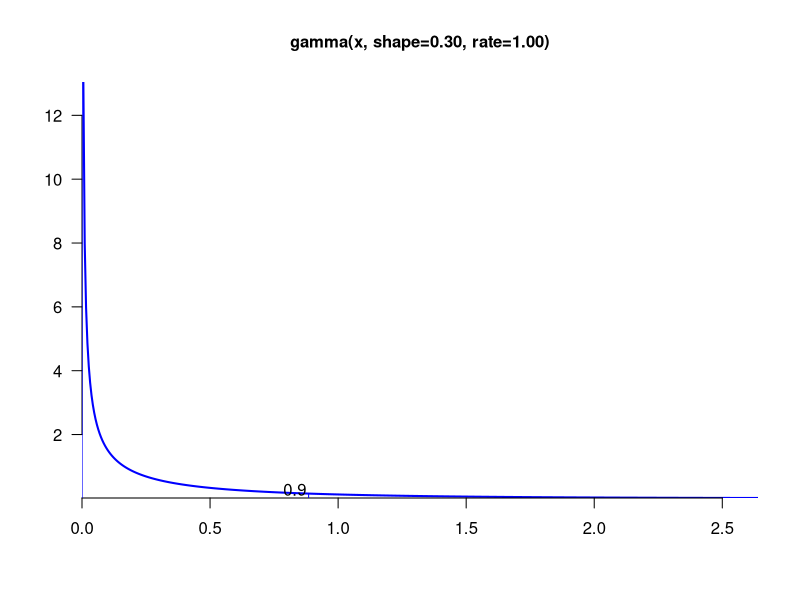
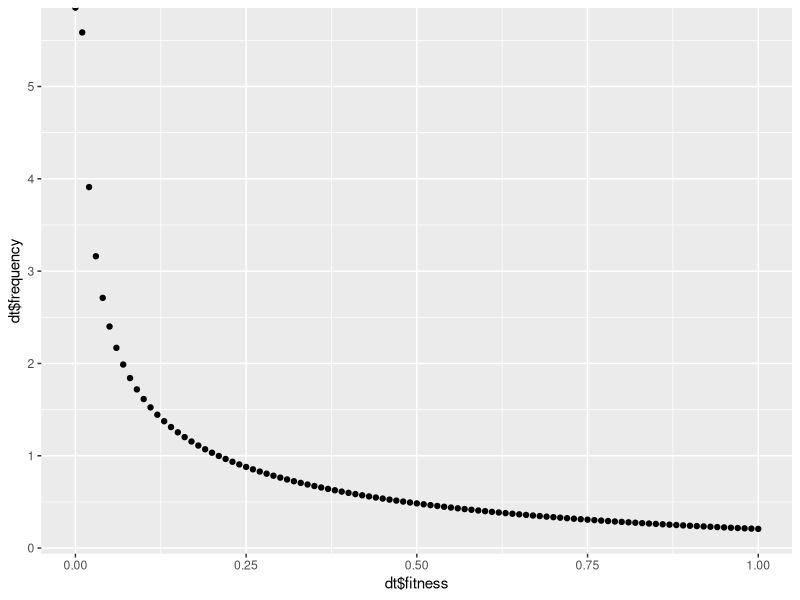
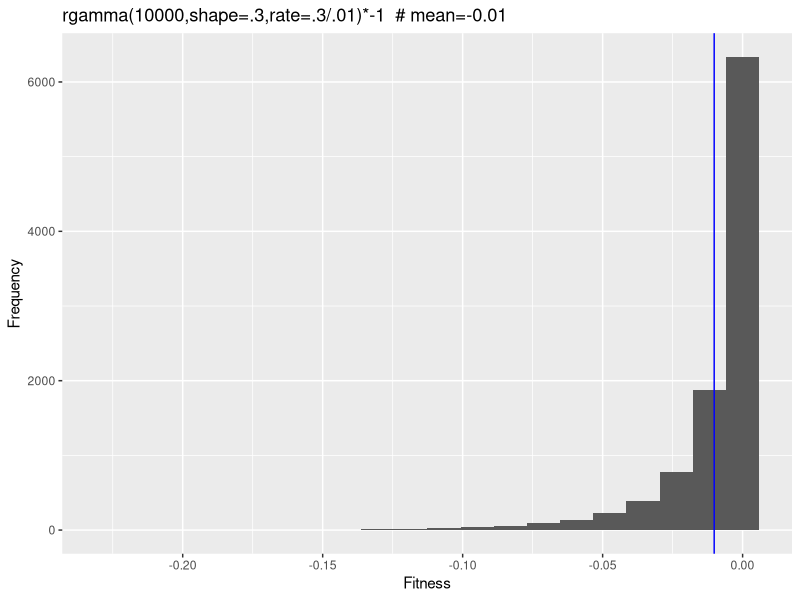
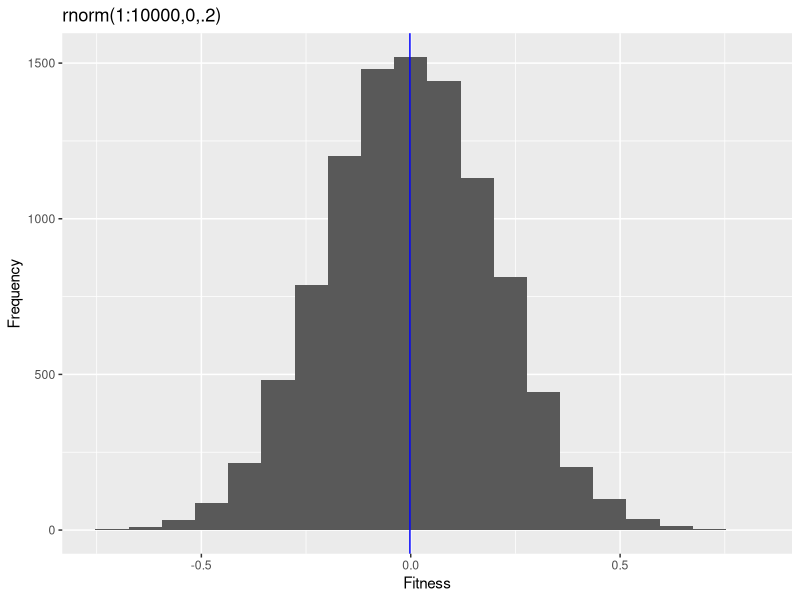
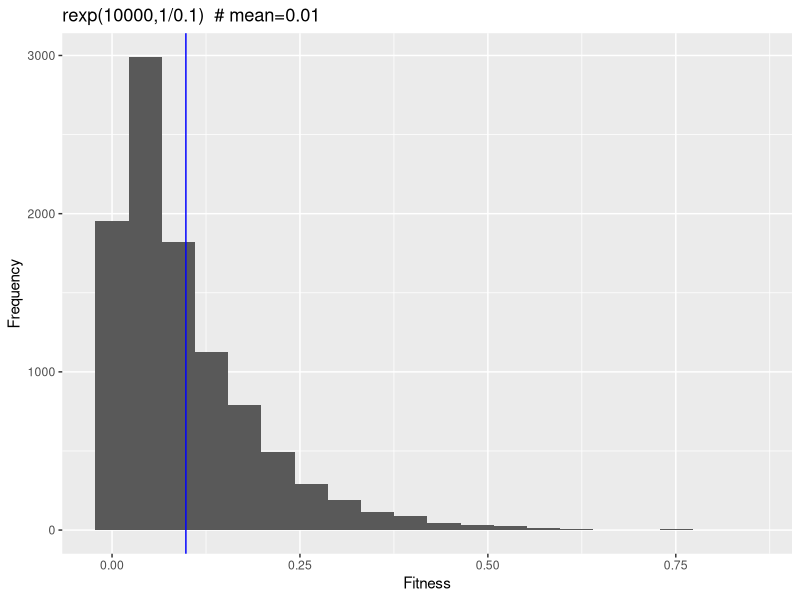

The R script that drew these images, in order:
library(dplyr)
library(ggplot2)
library(cowplot)

plotGamma <- function(shape=2, rate=0.5, to=0.99, p=c(0.1, 0.9), cex=1, ...){
  to <- qgamma(p=to, shape=shape, rate=rate)
  curve(dgamma(x, shape, rate), from=0, to=to, n=500, type="l", 
        main=sprintf("gamma(x, shape=%1.2f, rate=%1.2f)", shape, rate),
        bty="n", xaxs="i", yaxs="i", col="blue", xlab="", ylab="", 
        las=1, lwd=2, cex=cex, cex.axis=cex, cex.main=cex, ...)
  gx <- qgamma(p=p,  shape=shape, rate=rate)
  gy <- dgamma(x=gx, shape=shape, rate=rate)
  for(i in seq_along(p)) { lines(x=rep(gx[i], 2), y=c(0, gy[i]), col="blue") }
  for(i in seq_along(p)) { text(x=gx[i], 0, p[i], adj=c(1.1, -0.2), cex=cex) }
}

plotGamma(.3,1)


qgamma(p=.99, shape=.5, rate=1)

dt <- data.frame(fitness=0:100/100,
                 frequency=dgamma(0:100/100, shape = .5))
qplot(dt$fitness,dt$frequency)

myfun <- 'rgamma(10000,shape=.3,rate=.3/.01)*-1  # mean=-0.01'
x <- eval(parse(text=myfun))
## x <- x/max(x)
qplot(x,bins=20)+labs(x="Fitness",y='Frequency',title=myfun)+
    geom_vline(aes(xintercept=mean(x)),color='blue')


myfun <- 'rnorm(1:10000,0,.2)'
x <- eval(parse(text=myfun))
## x <- x/max(x)
qplot(x,bins=20)+labs(x="Fitness",y='Frequency',title=myfun)+
    geom_vline(aes(xintercept=mean(x)),color='blue')


myfun <- 'rexp(10000,1/0.1)  # mean=0.01'           # in eidos: rexp(10000,0.02), 0.02 is the mean, 1/0.02 is
                                        # the rate
x <- eval(parse(text=myfun))
## x <- x/max(x)
qplot(x,bins=20)+labs(x="Fitness",y='Frequency',title=myfun)+
    geom_vline(aes(xintercept=mean(x)),color='blue')

